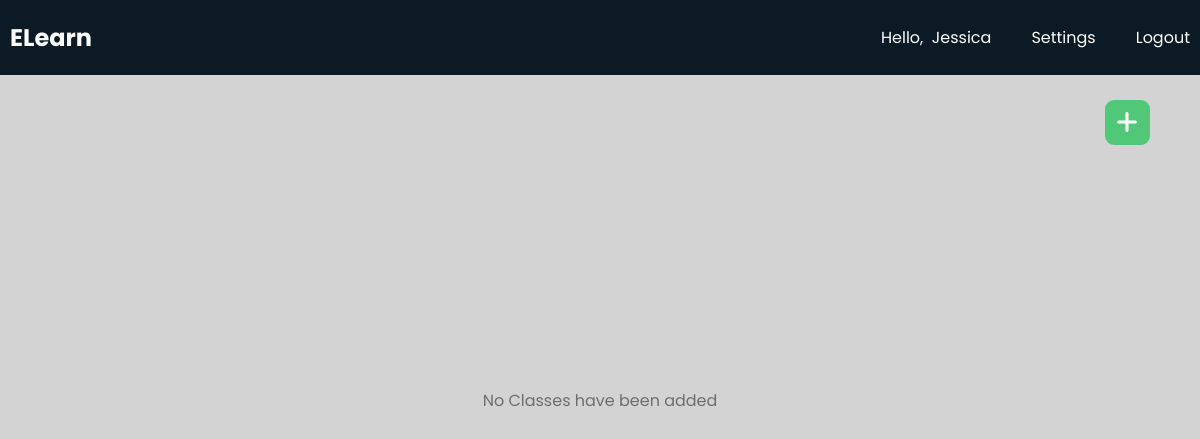
Before: /teachers/ (signed in) with the older database file.
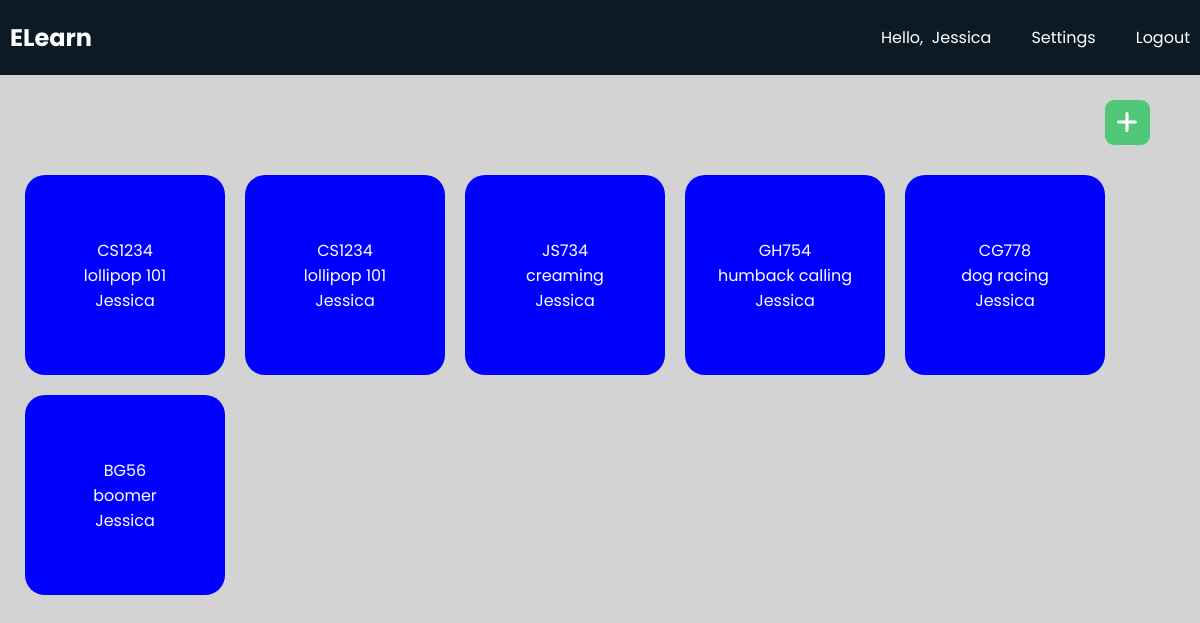
After: the same page with the newer database file.
### teachers/models.py (models this page shows, shortened)
class MyClass(models.Model):
    id = models.UUIDField(primary_key=True, default=uuid.uuid4, editable=False)
    class_descriptor = models.CharField(max_length=50)
    class_name = models.CharField(max_length=100)
    teacher = models.ForeignKey(User, on_delete=models.CASCADE)

### teachers/views.py (the view)
# urls.py: 2. Add a URL to urlpatterns:  path('', views.home, name='home')
def home(request):
    form = MyClassForm()
    if request.method == 'POST':
        form = MyClassForm(request.POST)
        if form.is_valid():
            course = form.save(commit=False)
            course.teacher = request.user
            course.save()
    classes = MyClass.objects.filter(teacher=request.user)
    context = {'form':form, 'classes': classes}
    return render(request, "teachers/home.html", context)

### teachers/templates/teachers/home.html (shortened to what this page needs)
<!DOCTYPE html>
<html lang="en">
  <head>
    {% load static %}
    <link rel="stylesheet" href="{% static 'css/base.css' %}">
    <link rel="stylesheet" href="{% static 'css/teacher.css' %}">
    <link rel="stylesheet" href="https://cdnjs.cloudflare.com/ajax/libs/font-awesome/6.3.0/css/all.min.css">
  </head>
    <body>
        <header>
            <nav class="navbar">
                <h2 class="logo"><a href="{% url 'teachers:home' %}">ELearn</a></h2>
                <ul class="all-links">
                    <li id="username"><span>Hello,  {{request.user}}</span></li>
                    <li><a href="">Settings</a></li>
                    <li><a href="">Logout</a></li>
                </ul>
            </nav>
        </header>
        <div id="addbtn"><svg xmlns="http://www.w3.org/2000/svg" width="12" height="12" viewBox="0 0 12 12"><path fill="white" d="M6.5 1.75a.75.75 0 0 0-1.5 0V5H1.75a.75.75 0 0 0 0 1.5H5v3.25a.75.75 0 0 0 1.5 0V6.5h3.25a.75.75 0 0 0 0-1.5H6.5V1.75Z"/></svg></div>
        <div id="contentwrapper">
            <div id="content">
                {% if classes %}
                        {% for class in classes %}
                            <div class="cards" data-class-id= "{{ class.id }}">
                                <span>{{ class.class_descriptor }}</span>
                                <span>{{ class.class_name }}</span>
                                <span>{{ class.teacher.username }}</span>
                            </div>
                        {% endfor %}
                {% else %}
                    <span id="noclasses">No Classes have been added</span>
                {% endif %}
            </div>
        </div>
    </body>
</html>

### teachers/static/css/base.css (style rules this page uses)
* { margin: 0; padding: 0; box-sizing: border-box; font-family: "Poppins", sans-serif; }
html { scroll-behavior: smooth; }
body { background: #d3d3d3; }
header { position: fixed; top: 0; left: 0; z-index: 5; width: 100%; display: flex; justify-content: center; background: #0C1A25; }
.navbar { display: flex; padding: 0 10px; max-width: 1200px; width: 100%; align-items: center; justify-content: space-between; }
.navbar .all-links { display: flex; align-items: center; }
.navbar .all-links li { position: relative; list-style: none; }
.navbar .logo a { display: flex; align-items: center; margin-left: 0; }
header a, header span { margin-left: 40px; text-decoration: none; color: #fff; height: 100%; padding: 20px 0; display: inline-block; }
#username { white-space: pre; }

### teachers/static/css/teacher.css (style rules this page uses)
#contentwrapper { height: 100vh; padding-top: 75px; background: #d3d3d3; }
#content { height: calc(100%); background: #d3d3d3; display: flex; flex-wrap: wrap; align-content: flex-start; padding-left: 15px; padding-right: 60px; padding-top: 100px; }
#content span { color: #6e6e6e; }
.cards { background: blue; height: 25vh; width: 15%; min-width: 200px; margin-right: 10px; margin-left: 10px; margin-bottom: 20px; border-radius: 10%; cursor: pointer; display: flex; flex-direction: column; align-items: center; justify-content: center; }
#content .cards span { color: #ffffff; }
#addbtn { position: fixed; top: 100px; right: 50px; background: #50C878; padding: 10px; border-radius: 20%; display: flex; justify-content: center; align-items: center; cursor: pointer; }
#addbtn svg { height: 25px; width: 25px; }

Changed rows visible on the page:
added MyClass: class_descriptor "CS1234", class_name "lollipop 101", teacher.username "Jessica"
added MyClass: class_descriptor "CS1234", class_name "lollipop 101", teacher.username "Jessica"
added MyClass: class_descriptor "JS734", class_name "creaming", teacher.username "Jessica"
added MyClass: class_descriptor "GH754", class_name "humback calling", teacher.username "Jessica"
added MyClass: class_descriptor "CG778", class_name "dog racing", teacher.username "Jessica"
added MyClass: class_descriptor "BG56", class_name "boomer", teacher.username "Jessica"
Other visible differences:
text no longer shown: "No Classes have been added"
